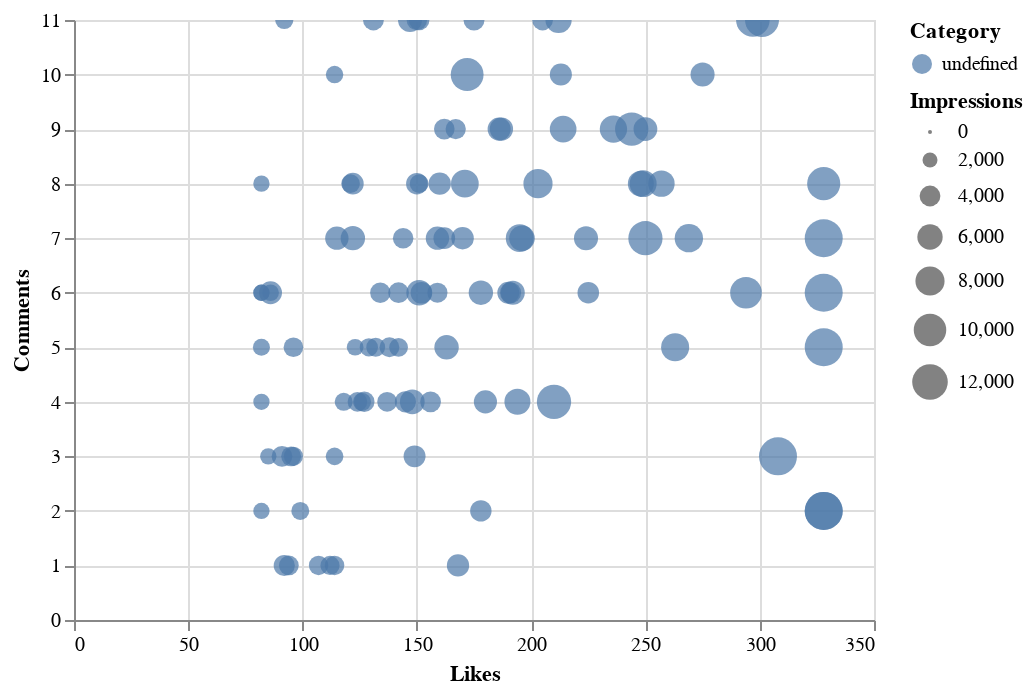

Here is the notebook cell this chart was saved with:
### Code cell
import altair as alt

alt.Chart(df).mark_circle().encode(
    x='Likes',
    y='Comments',
    color='Category:N',
    size='Impressions'
).interactive()
